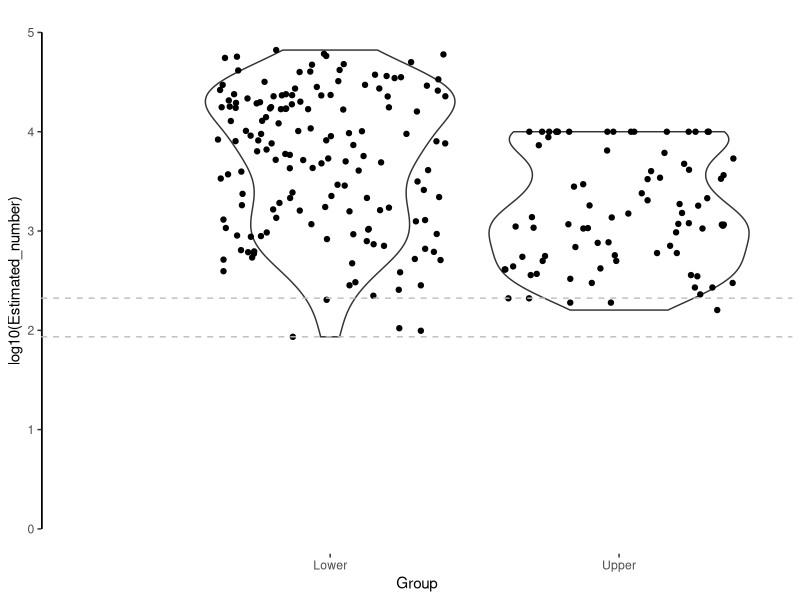

Reproduce this figure in R.
##Plot the estimated starting population of variants shared by both hemispheres and the organs

library(ggplot2)

raw<-read.csv(file="left_right_violins.csv",header=T)

ggplot(raw,aes(x=Group,y=log10(Estimated_number)))+
	geom_violin()+
	geom_jitter()+
	geom_segment(aes(x = 0, y = 0, xend = 0, yend = 5),color="black")+
	theme_classic()+
	geom_hline(yintercept=log10(211),linetype=2,col="grey")+
	geom_hline(yintercept=log10(86),linetype=2,col="grey")+
	theme(axis.line=element_blank())
